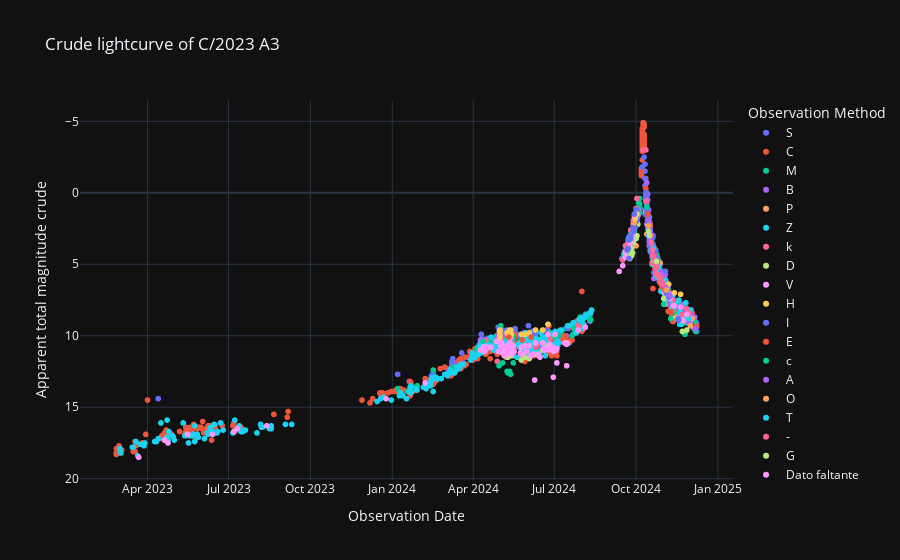

The notebook cell this image was saved under:
### Code cell
# Curva de luz cruda
curva_de_luz_cruda(nombre_del_cometa, curva_de_luz_cruda_df, 'envolvente_inferior')

### Figure 1 — Plotly figure (JSON) as saved in the notebook; plotly's stock layout.template omitted (floating-point values rounded to 4 significant figures; data arrays with more than 128 entries replaced by an {"elided": "..."} marker saying what was removed)
{"data": [{"hovertemplate": "Observation Method=S<br>Observation Date=%{x}<br>Apparent total magnitude crude=%{y}<extra></extra>", "legendgroup": "S", "marker": {"color": "#636efa", "symbol": "circle"}, "mode": "markers", "name": "S", "showlegend": true, "type": "scattergl", "x": {"elided": "420 str values"}, "xaxis": "x", "y": {"elided": "420 float values"}, "yaxis": "y"}, {"hovertemplate": "Observation Method=C<br>Observation Date=%{x}<br>Apparent total magnitude crude=%{y}<extra></extra>", "legendgroup": "C", "marker": {"color": "#EF553B", "symbol": "circle"}, "mode": "markers", "name": "C", "showlegend": true, "type": "scattergl", "x": {"elided": "578 str values"}, "xaxis": "x", "y": {"elided": "578 float values"}, "yaxis": "y"}, {"hovertemplate": "Observation Method=M<br>Observation Date=%{x}<br>Apparent total magnitude crude=%{y}<extra></extra>", "legendgroup": "M", "marker": {"color": "#00cc96", "symbol": "circle"}, "mode": "markers", "name": "M", "showlegend": true, "type": "scattergl", "x": {"elided": "513 str values"}, "xaxis": "x", "y": {"elided": "513 float values"}, "yaxis": "y"}, {"hovertemplate": "Observation Method=B<br>Observation Date=%{x}<br>Apparent total magnitude crude=%{y}<extra></extra>", "legendgroup": "B", "marker": {"color": "#ab63fa", "symbol": "circle"}, "mode": "markers", "name": "B", "showlegend": true, "type": "scattergl", "x": {"elided": "155 str values"}, "xaxis": "x", "y": {"elided": "155 float values"}, "yaxis": "y"}, {"hovertemplate": "Observation Method=P<br>Observation Date=%{x}<br>Apparent total magnitude crude=%{y}<extra></extra>", "legendgroup": "P", "marker": {"color": "#FFA15A", "symbol": "circle"}, "mode": "markers", "name": "P", "showlegend": true, "type": "scattergl", "x": ["2024-12-03T00:00:00", "2024-12-01T00:00:00", "2024-11-25T00:00:00", "2024-11-23T00:00:00", "2024-11-21T00:00:00", "2024-11-16T00:00:00", "2024-10-28T00:00:00", "2024-10-22T00:00:00", "2024-10-20T00:00:00", "2024-10-16T00:00:00", "2024-10-16T00:00:00", "2024-10-15T00:00:00", "2024-10-14T00:00:00", "2024-10-14T00:00:00", "2024-10-13T00:00:00", "2024-10-13T00:00:00", "2024-10-12T00:00:00", "2024-10-01T00:00:00"], "xaxis": "x", "y": [8.8, 9.3, 8.7, 9, 8.9, 8.7, 4.9, 4.2, 4.2, 3.7, 3.2, 2.6, 2.2, 1.8, 2.9, 1, 1.3, 3.7], "yaxis": "y"}, {"hovertemplate": "Observation Method=Z<br>Observation Date=%{x}<br>Apparent total magnitude crude=%{y}<extra></extra>", "legendgroup": "Z", "marker": {"color": "#19d3f3", "symbol": "circle"}, "mode": "markers", "name": "Z", "showlegend": true, "type": "scattergl", "x": {"elided": "342 str values"}, "xaxis": "x", "y": {"elided": "342 float values"}, "yaxis": "y"}, {"hovertemplate": "Observation Method=k<br>Observation Date=%{x}<br>Apparent total magnitude crude=%{y}<extra></extra>", "legendgroup": "k", "marker": {"color": "#FF6692", "symbol": "circle"}, "mode": "markers", "name": "k", "showlegend": true, "type": "scattergl", "x": ["2024-11-29T00:00:00", "2024-11-28T00:00:00", "2024-11-27T00:00:00", "2024-11-22T00:00:00", "2024-11-12T00:00:00", "2024-11-01T00:00:00", "2024-10-28T00:00:00", "2024-10-24T00:00:00", "2024-10-23T00:00:00", "2024-10-20T00:00:00", "2024-10-19T00:00:00", "2024-10-03T00:00:00", "2024-10-02T00:00:00", "2024-10-01T00:00:00", "2024-09-29T00:00:00", "2024-09-28T00:00:00", "2024-09-27T00:00:00", "2024-09-26T00:00:00", "2024-09-26T00:00:00", "2024-09-25T00:00:00", "2024-09-25T00:00:00", "2024-09-25T00:00:00", "2024-09-24T00:00:00", "2024-09-21T00:00:00", "2024-09-19T00:00:00", "2024-09-19T00:00:00", "2024-09-16T00:00:00", "2024-07-28T00:00:00", "2024-06-26T00:00:00", "2024-06-11T00:00:00", "2024-06-10T00:00:00", "2024-05-31T00:00:00", "2024-05-13T00:00:00", "2024-05-13T00:00:00", "2024-05-13T00:00:00", "2024-05-12T00:00:00", "2024-05-12T00:00:00", "2024-05-12T00:00:00", "2024-05-12T00:00:00", "2024-05-07T00:00:00", "2024-05-03T00:00:00", "2024-05-02T00:00:00", "2024-05-01T00:00:00", "2024-05-01T00:00:00", "2024-04-28T00:00:00", "2024-04-15T00:00:00"], "xaxis": "x", "y": [8.4, 8.5, 8.1, 8.5, 7.5, 6.2, 6.3, 5.7, 5.6, 4.2, 4.9, 1.2, 0.4, 1.1, 1.5, 1.9, 2.5, 2.6, 2.7, 3.1, 3.1, 2.6, 3.2, 3.6, 4.1, 3.7, 4.7, 9.3, 10.2, 10.7, 10.8, 10.7, 10.9, 9.6, 9.8, 10, 10.2, 10.2, 10.4, 10.9, 10.8, 10.2, 9.9, 10.1, 11.8, 10.3], "yaxis": "y"}, {"hovertemplate": "Observation Method=D<br>Observation Date=%{x}<br>Apparent total magnitude crude=%{y}<extra></extra>", "legendgroup": "D", "marker": {"color": "#B6E880", "symbol": "circle"}, "mode": "markers", "name": "D", "showlegend": true, "type": "scattergl", "x": ["2024-11-27T00:00:00", "2024-11-22T00:00:00", "2024-11-20T00:00:00", "2024-11-13T00:00:00", "2024-11-02T00:00:00", "2024-11-01T00:00:00", "2024-10-03T00:00:00", "2024-10-02T00:00:00", "2024-10-01T00:00:00", "2024-09-28T00:00:00", "2024-09-27T00:00:00", "2024-09-26T00:00:00", "2024-09-26T00:00:00", "2024-09-25T00:00:00", "2024-09-25T00:00:00", "2024-09-25T00:00:00", "2024-09-24T00:00:00", "2024-06-24T00:00:00", "2024-06-18T00:00:00", "2024-06-10T00:00:00", "2024-06-03T00:00:00", "2024-05-29T00:00:00", "2024-05-25T00:00:00", "2024-05-14T00:00:00", "2024-05-13T00:00:00", "2024-05-10T00:00:00", "2024-05-09T00:00:00"], "xaxis": "x", "y": [9.6, 9.7, 8.9, 8.8, 7.8, 7.4, 2.2, 3, 3.2, 3.5, 4.2, 3.9, 4.4, 4.1, 4.4, 4.1, 4.6, 10.7, 11, 11.3, 11.6, 11.5, 11.7, 11.4, 10.6, 11.5, 11.5], "yaxis": "y"}, {"hovertemplate": "Observation Method=V<br>Observation Date=%{x}<br>Apparent total magnitude crude=%{y}<extra></extra>", "legendgroup": "V", "marker": {"color": "#FF97FF", "symbol": "circle"}, "mode": "markers", "name": "V", "showlegend": true, "type": "scattergl", "x": ["2024-11-27T00:00:00", "2024-11-22T00:00:00", "2024-11-20T00:00:00", "2024-11-13T00:00:00", "2024-11-12T00:00:00", "2024-11-08T00:00:00", "2024-11-06T00:00:00", "2024-11-02T00:00:00", "2024-11-01T00:00:00", "2024-10-28T00:00:00", "2024-10-20T00:00:00", "2024-10-16T00:00:00", "2024-10-15T00:00:00", "2024-10-03T00:00:00", "2024-10-02T00:00:00", "2024-10-01T00:00:00", "2024-09-30T00:00:00", "2024-09-29T00:00:00", "2024-09-28T00:00:00", "2024-09-27T00:00:00", "2024-09-26T00:00:00", "2024-09-26T00:00:00", "2024-09-25T00:00:00", "2024-09-25T00:00:00", "2024-09-25T00:00:00", "2024-09-24T00:00:00", "2024-09-21T00:00:00", "2024-09-19T00:00:00", "2024-09-19T00:00:00", "2024-09-16T00:00:00", "2024-09-12T00:00:00", "2024-08-05T00:00:00", "2024-07-28T00:00:00", "2024-07-16T00:00:00", "2024-07-15T00:00:00", "2024-07-15T00:00:00", "2024-07-13T00:00:00", "2024-07-04T00:00:00", "2024-07-04T00:00:00", "2024-07-03T00:00:00", "2024-07-02T00:00:00", "2024-07-02T00:00:00", "2024-06-30T00:00:00", "2024-06-30T00:00:00", "2024-06-29T00:00:00", "2024-06-28T00:00:00", "2024-06-26T00:00:00", "2024-06-25T00:00:00", "2024-06-24T00:00:00", "2024-06-24T00:00:00", "2024-06-23T00:00:00", "2024-06-20T00:00:00", "2024-06-19T00:00:00", "2024-06-18T00:00:00", "2024-06-15T00:00:00", "2024-06-13T00:00:00", "2024-06-10T00:00:00", "2024-06-09T00:00:00", "2024-06-07T00:00:00", "2024-06-05T00:00:00", "2024-06-03T00:00:00", "2024-05-31T00:00:00", "2024-05-29T00:00:00", "2024-05-26T00:00:00", "2024-05-25T00:00:00", "2024-05-24T00:00:00", "2024-05-17T00:00:00", "2024-05-16T00:00:00", "2024-05-16T00:00:00", "2024-05-15T00:00:00", "2024-05-14T00:00:00", "2024-05-14T00:00:00", "2024-05-13T00:00:00", "2024-05-12T00:00:00", "2024-05-11T00:00:00", "2024-05-10T00:00:00", "2024-05-10T00:00:00", "2024-05-09T00:00:00", "2024-05-07T00:00:00", "2024-05-06T00:00:00", "2024-05-05T00:00:00", "2024-05-04T00:00:00", "2024-05-03T00:00:00", "2024-05-03T00:00:00", "2024-05-02T00:00:00", "2024-05-01T00:00:00", "2024-04-29T00:00:00", "2024-04-27T00:00:00", "2024-04-21T00:00:00", "2024-04-20T00:00:00", "2024-04-17T00:00:00", "2024-04-16T00:00:00", "2024-04-15T00:00:00", "2024-04-15T00:00:00", "2024-04-14T00:00:00", "2024-04-13T00:00:00", "2024-04-13T00:00:00", "2024-04-09T00:00:00", "2024-02-07T00:00:00", "2023-12-25T00:00:00", "2023-08-13T00:00:00", "2023-07-11T00:00:00", "2023-07-07T00:00:00", "2023-06-13T00:00:00", "2023-05-16T00:00:00", "2023-04-24T00:00:00", "2023-04-20T00:00:00", "2023-03-22T00:00:00"], "xaxis": "x", "y": [8.5, 8.9, 8, 7.9, 7.9, 7.4, 7.1, 7, 6.5, 6, 4.2, 3, 2.5, 1.6, 1.2, 1.7, 1.9, 1.6, 2.2, 2.9, 3.2, 3, 3.4, 3.4, 3.2, 3.6, 4, 4.2, 4.5, 5.1, 5.5, 9.4, 9.6, 10.5, 10.6, 12.1, 10.5, 10.9, 11.9, 11, 10.9, 9.9, 11.1, 12.9, 10.8, 10.9, 10.6, 11, 10.9, 9.9, 10.9, 11, 10.9, 10.5, 11.5, 11.3, 10.5, 13.1, 11.3, 11.4, 10.7, 11.1, 10.7, 11.3, 10.8, 11.2, 11.1, 11.1, 10.7, 11.1, 10.7, 11.3, 10.1, 10.5, 11.2, 10.7, 10.8, 10.7, 11.2, 11.4, 11, 11.2, 10.5, 10.6, 10.7, 10.4, 11.1, 10.4, 10.8, 10.8, 10.8, 10.9, 10.8, 10.8, 11.1, 11, 10.7, 11, 13.3, 14.4, 16.3, 16.5, 16.7, 16.9, 16.9, 17.5, 17.3, 18.5], "yaxis": "y"}, {"hovertemplate": "Observation Method=H<br>Observation Date=%{x}<br>Apparent total magnitude crude=%{y}<extra></extra>", "legendgroup": "H", "marker": {"color": "#FECB52", "symbol": "circle"}, "mode": "markers", "name": "H", "showlegend": true, "type": "scattergl", "x": ["2024-11-20T00:00:00", "2024-11-13T00:00:00", "2024-11-06T00:00:00", "2024-11-02T00:00:00", "2024-06-24T00:00:00", "2024-06-18T00:00:00", "2024-06-10T00:00:00", "2024-06-03T00:00:00", "2024-05-29T00:00:00", "2024-05-25T00:00:00", "2024-05-14T00:00:00", "2024-05-13T00:00:00", "2024-05-13T00:00:00", "2024-05-12T00:00:00", "2024-05-12T00:00:00", "2024-05-10T00:00:00", "2024-05-09T00:00:00", "2024-05-01T00:00:00", "2024-05-01T00:00:00", "2024-05-01T00:00:00", "2024-05-01T00:00:00"], "xaxis": "x", "y": [7.1, 7, 6.4, 6.1, 9.2, 9.6, 9.6, 9.8, 9.9, 9.9, 9.9, 9.6, 10, 9.6, 10, 9.9, 9.8, 9.6, 10, 9.7, 10.1], "yaxis": "y"}, {"hovertemplate": "Observation Method=I<br>Observation Date=%{x}<br>Apparent total magnitude crude=%{y}<extra></extra>", "legendgroup": "I", "marker": {"color": "#636efa", "symbol": "circle"}, "mode": "markers", "name": "I", "showlegend": true, "type": "scattergl", "x": ["2024-11-18T00:00:00", "2024-11-17T00:00:00", "2024-11-07T00:00:00", "2024-11-04T00:00:00", "2024-11-03T00:00:00", "2024-11-01T00:00:00", "2024-10-25T00:00:00", "2024-10-23T00:00:00", "2024-10-23T00:00:00", "2024-10-23T00:00:00", "2024-10-22T00:00:00", "2024-10-22T00:00:00", "2024-10-21T00:00:00", "2024-10-20T00:00:00", "2024-10-20T00:00:00", "2024-10-20T00:00:00", "2024-10-20T00:00:00", "2024-10-20T00:00:00", "2024-10-19T00:00:00", "2024-10-19T00:00:00", "2024-10-19T00:00:00", "2024-10-18T00:00:00", "2024-10-18T00:00:00", "2024-10-18T00:00:00", "2024-10-18T00:00:00", "2024-10-17T00:00:00", "2024-10-17T00:00:00", "2024-10-17T00:00:00", "2024-10-17T00:00:00", "2024-10-17T00:00:00", "2024-10-16T00:00:00", "2024-10-16T00:00:00", "2024-10-16T00:00:00", "2024-10-16T00:00:00", "2024-10-16T00:00:00", "2024-10-16T00:00:00", "2024-10-16T00:00:00", "2024-10-16T00:00:00", "2024-10-16T00:00:00", "2024-10-16T00:00:00", "2024-10-15T00:00:00", "2024-10-15T00:00:00", "2024-10-15T00:00:00", "2024-10-15T00:00:00", "2024-10-15T00:00:00", "2024-10-15T00:00:00", "2024-10-15T00:00:00", "2024-10-15T00:00:00", "2024-10-14T00:00:00", "2024-10-14T00:00:00", "2024-10-14T00:00:00", "2024-10-14T00:00:00", "2024-10-14T00:00:00", "2024-10-14T00:00:00", "2024-10-13T00:00:00", "2024-10-13T00:00:00", "2024-10-13T00:00:00", "2024-10-13T00:00:00", "2024-10-13T00:00:00", "2024-10-13T00:00:00", "2024-10-13T00:00:00", "2024-10-13T00:00:00", "2024-10-13T00:00:00", "2024-10-13T00:00:00", "2024-10-13T00:00:00", "2024-10-13T00:00:00", "2024-10-12T00:00:00", "2024-10-12T00:00:00", "2024-10-12T00:00:00", "2024-10-12T00:00:00", "2024-10-11T00:00:00", "2024-10-11T00:00:00", "2024-10-10T00:00:00", "2024-10-08T00:00:00", "2024-10-02T00:00:00", "2024-10-02T00:00:00", "2024-10-02T00:00:00", "2024-10-02T00:00:00", "2024-10-01T00:00:00", "2024-10-01T00:00:00", "2024-10-01T00:00:00", "2024-10-01T00:00:00", "2024-10-01T00:00:00", "2024-10-01T00:00:00", "2024-10-01T00:00:00", "2024-09-30T00:00:00", "2024-09-30T00:00:00", "2024-09-30T00:00:00", "2024-09-29T00:00:00", "2024-09-29T00:00:00", "2024-09-29T00:00:00", "2024-09-29T00:00:00", "2024-09-28T00:00:00", "2024-09-28T00:00:00", "2024-09-28T00:00:00", "2024-09-28T00:00:00", "2024-09-28T00:00:00", "2024-09-25T00:00:00", "2024-09-25T00:00:00", "2024-09-25T00:00:00", "2024-09-23T00:00:00", "2024-09-23T00:00:00", "2024-09-22T00:00:00", "2024-09-21T00:00:00"], "xaxis": "x", "y": [8.9, 8.8, 7.3, 7, 6.8, 6.7, 4.8, 4.6, 4.5, 4.1, 4.7, 4.6, 4.5, 4.3, 4.2, 4.2, 4.3, 3.1, 3.6, 3.7, 4, 4.2, 3.4, 3.7, 4, 3.8, 3.7, 2.6, 3.3, 3.5, 3.6, 3.2, 2.7, 3.5, 3.1, 2.6, 3.2, 3, 3.1, 2.5, 2, 2.5, 3, 3, 2, 1.9, 2.7, 2.5, 1.6, 1.8, 2, 2, 1.9, 2.5, 1.5, 1.5, 1.2, 1, 0.5, 1, 1, 1, 0.4, 1, 1.1, 1.2, 0.3, 0, 0, 0.2, -1, -2, -2.5, -1.8, 1.6, 1.2, 1.5, 1.5, 1.2, 1.8, 2, 1.9, 2, 2, 2, 2, 2, 2.4, 2.1, 2.3, 2.3, 2.2, 2.4, 2.5, 2.7, 2.7, 2.5, 3, 3, 3.2, 3.3, 4.6, 3.9, 4], "yaxis": "y"}, {"hovertemplate": "Observation Method=E<br>Observation Date=%{x}<br>Apparent total magnitude crude=%{y}<extra></extra>", "legendgroup": "E", "marker": {"color": "#EF553B", "symbol": "circle"}, "mode": "markers", "name": "E", "showlegend": true, "type": "scattergl", "x": ["2024-11-11T00:00:00", "2024-11-10T00:00:00", "2024-11-02T00:00:00", "2024-10-31T00:00:00", "2024-10-30T00:00:00", "2024-10-29T00:00:00", "2024-10-23T00:00:00", "2024-10-22T00:00:00", "2024-10-14T00:00:00", "2024-05-11T00:00:00"], "xaxis": "x", "y": [9, 8.3, 6.7, 6.6, 6.5, 6.3, 4.8, 4.4, 1.5, 10.1], "yaxis": "y"}, {"hovertemplate": "Observation Method=c<br>Observation Date=%{x}<br>Apparent total magnitude crude=%{y}<extra></extra>", "legendgroup": "c", "marker": {"color": "#00cc96", "symbol": "circle"}, "mode": "markers", "name": "c", "showlegend": true, "type": "scattergl", "x": ["2024-11-09T00:00:00", "2024-11-01T00:00:00", "2024-10-13T00:00:00", "2024-05-16T00:00:00", "2024-05-13T00:00:00", "2024-05-12T00:00:00", "2024-05-10T00:00:00", "2024-05-09T00:00:00", "2024-05-04T00:00:00", "2024-04-30T00:00:00", "2024-04-12T00:00:00"], "xaxis": "x", "y": [8.8, 7.8, 1, 11.9, 12.7, 12.5, 12.6, 12.5, 11.9, 12.1, 10.4], "yaxis": "y"}, {"hovertemplate": "Observation Method=A<br>Observation Date=%{x}<br>Apparent total magnitude crude=%{y}<extra></extra>", "legendgroup": "A", "marker": {"color": "#ab63fa", "symbol": "circle"}, "mode": "markers", "name": "A", "showlegend": true, "type": "scattergl", "x": ["2024-11-08T00:00:00", "2024-11-03T00:00:00", "2024-11-02T00:00:00", "2024-10-24T00:00:00", "2024-10-22T00:00:00", "2024-10-20T00:00:00", "2024-10-19T00:00:00", "2024-10-18T00:00:00", "2024-10-18T00:00:00", "2024-10-17T00:00:00", "2024-10-16T00:00:00", "2024-10-16T00:00:00", "2024-10-16T00:00:00", "2024-10-15T00:00:00", "2024-10-14T00:00:00", "2024-10-13T00:00:00"], "xaxis": "x", "y": [7.2, 6.6, 5.8, 4.9, 4.5, 3.8, 4.1, 3.6, 3.4, 2.8, 2.5, 3.3, 2.2, 1.9, 0.5, -0.7], "yaxis": "y"}, {"hovertemplate": "Observation Method=O<br>Observation Date=%{x}<br>Apparent total magnitude crude=%{y}<extra></extra>", "legendgroup": "O", "marker": {"color": "#FFA15A", "symbol": "circle"}, "mode": "markers", "name": "O", "showlegend": true, "type": "scattergl", "x": ["2024-11-04T00:00:00", "2024-10-30T00:00:00", "2024-10-28T00:00:00", "2024-10-27T00:00:00", "2024-10-22T00:00:00", "2024-10-21T00:00:00", "2024-10-15T00:00:00", "2024-09-29T00:00:00"], "xaxis": "x", "y": [6.8, 6.3, 6, 5.9, 5, 4.8, 2.3, 2.1], "yaxis": "y"}, {"hovertemplate": "Observation Method=T<br>Observation Date=%{x}<br>Apparent total magnitude crude=%{y}<extra></extra>", "legendgroup": "T", "marker": {"color": "#19d3f3", "symbol": "circle"}, "mode": "markers", "name": "T", "showlegend": true, "type": "scattergl", "x": ["2024-11-03T00:00:00", "2024-10-21T00:00:00", "2024-10-20T00:00:00"], "xaxis": "x", "y": [6.1, 5, 3.9], "yaxis": "y"}, {"hovertemplate": "Observation Method=-<br>Observation Date=%{x}<br>Apparent total magnitude crude=%{y}<extra></extra>", "legendgroup": "-", "marker": {"color": "#FF6692", "symbol": "circle"}, "mode": "markers", "name": "-", "showlegend": true, "type": "scattergl", "x": ["2024-10-31T00:00:00", "2024-10-30T00:00:00", "2024-10-29T00:00:00", "2024-10-28T00:00:00", "2024-10-28T00:00:00", "2024-10-27T00:00:00", "2024-10-24T00:00:00", "2024-10-22T00:00:00", "2024-10-22T00:00:00", "2024-10-20T00:00:00", "2024-10-19T00:00:00", "2024-10-18T00:00:00", "2024-10-17T00:00:00", "2024-10-12T00:00:00", "2024-10-12T00:00:00", "2024-10-12T00:00:00", "2024-10-12T00:00:00", "2024-10-09T00:00:00"], "xaxis": "x", "y": [6.4, 6.2, 6.1, 6, 5.9, 5.8, 5.2, 5, 4.7, 4.4, 4, 3.5, 3, 0.6, 0.6, -3, -3, -3], "yaxis": "y"}, {"hovertemplate": "Observation Method=G<br>Observation Date=%{x}<br>Apparent total magnitude crude=%{y}<extra></extra>", "legendgroup": "G", "marker": {"color": "#B6E880", "symbol": "circle"}, "mode": "markers", "name": "G", "showlegend": true, "type": "scattergl", "x": ["2024-10-24T00:00:00", "2024-10-16T00:00:00", "2024-10-15T00:00:00"], "xaxis": "x", "y": [4.8, 3, 2.7], "yaxis": "y"}, {"hovertemplate": "Observation Method=Dato faltante<br>Observation Date=%{x}<br>Apparent total magnitude crude=%{y}<extra></extra>", "legendgroup": "Dato faltante", "marker": {"color": "#FF97FF", "symbol": "circle"}, "mode": "markers", "name": "Dato faltante", "showlegend": true, "type": "scattergl", "x": ["2024-10-16T00:00:00"], "xaxis": "x", "y": [null], "yaxis": "y"}, {"hovertemplate": "Observation Method=t<br>Observation Date=%{x}<br>Apparent total magnitude crude=%{y}<extra></extra>", "legendgroup": "t", "marker": {"color": "#FECB52", "symbol": "circle"}, "mode": "markers", "name": "t", "showlegend": true, "type": "scattergl", "x": ["2024-10-02T00:00:00", "2024-09-30T00:00:00"], "xaxis": "x", "y": [1.5, 1.8], "yaxis": "y"}, {"hovertemplate": "Observation Method=i<br>Observation Date=%{x}<br>Apparent total magnitude crude=%{y}<extra></extra>", "legendgroup": "i", "marker": {"color": "#636efa", "symbol": "circle"}, "mode": "markers", "name": "i", "showlegend": true, "type": "scattergl", "x": ["2024-09-29T00:00:00"], "xaxis": "x", "y": [1.5], "yaxis": "y"}, {"hovertemplate": "Observation Method=d<br>Observation Date=%{x}<br>Apparent total magnitude crude=%{y}<extra></extra>", "legendgroup": "d", "marker": {"color": "#EF553B", "symbol": "circle"}, "mode": "markers", "name": "d", "showlegend": true, "type": "scattergl", "x": ["2024-06-05T00:00:00", "2024-05-26T00:00:00"], "xaxis": "x", "y": [10.1, 10.3], "yaxis": "y"}], "layout": {"legend": {"title": {"text": "Observation Method"}, "tracegroupgap": 0}, "title": {"text": "Crude lightcurve of C/2023 A3"}, "xaxis": {"anchor": "y", "domain": [0, 1], "title": {"text": "Observation Date"}}, "yaxis": {"anchor": "x", "autorange": "reversed", "domain": [0, 1], "title": {"text": "Apparent total magnitude crude"}}}}
